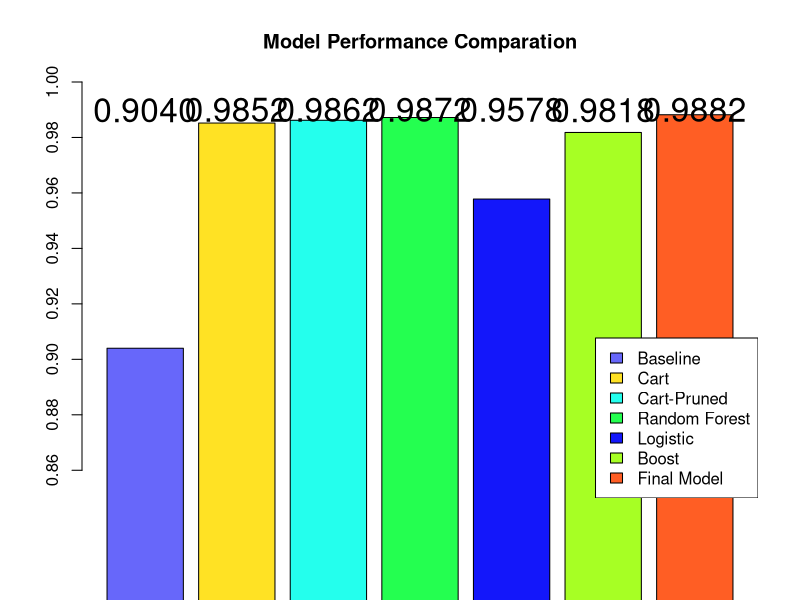

Reproduce this figure in R.
datax = c(0.904, 0.9852, 0.9862, 0.9872, 0.9578, 0.9818, 0.9882)
namex = c(
    "Baseline", "Cart", "Cart-Pruned",
    "Random Forest", "Logistic", "Boost", "Final Model"
)
plot1 = barplot(datax, main = "Model Performance Comparation", beside = TRUE, legend = TRUE, col = c("#6767fa", "#ffe224", "#24ffed", "#24ff50", "#1317fa", "#a7ff24", "#ff5e24"), ylim = c(0.85, 1))

legend("bottomright", legend = namex, fill = c("#6767fa", "#ffe224", "#24ffed", "#24ff50", "#1317fa", "#a7ff24", "#ff5e24"))
text(plot1, y = 0.99, format(datax), col="black", cex=2)